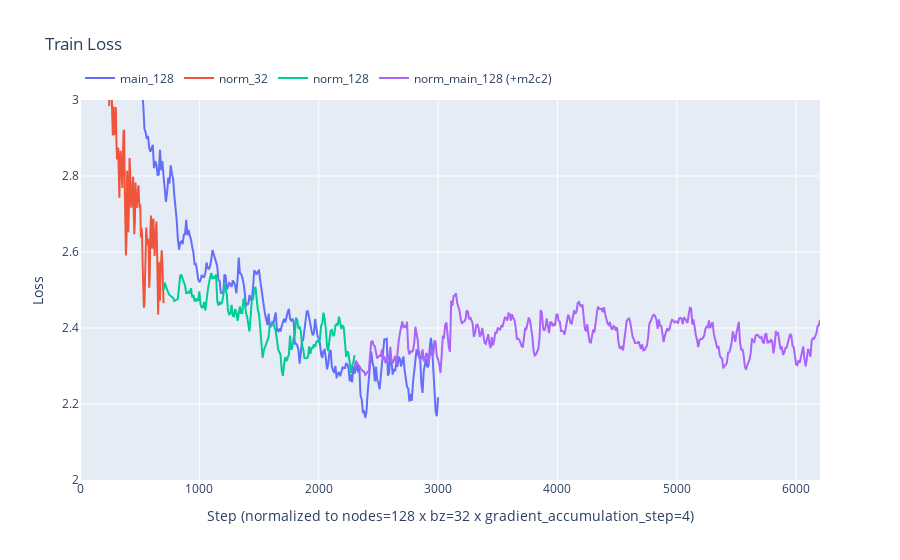

The cell this chart's notebook holds for it:
### Markdown cell above
# Losses

### Code cell
OUTPUT_MAIN = "/fsx_0/checkpoints/tranx/MM10-Pretrain-70B/MH21_70B_224px_0916"
OUTPUT_NORM_32 = "/fsx_0/checkpoints/kapilk/MM10-Pretrain-70B/MH21_70B_224px_0918_normUnifVariance"
OUTPUT_NORM_128 = "/fsx_0/checkpoints/kapilk/MM10-Pretrain-70B/MH21_70B_224px_0920_128n_normUnifVariance"
OUTPUT_NORM_MAIN_128 = "/fsx_0/checkpoints/mm10/MM10-Stage1-70B/MH21_70B_224px_norm_R2"

# bz=32, gradient_accumulation: 4
main_steps, main_losses = get_loss_from_checkpoint(OUTPUT_MAIN)

# bz=32, gradient_accumulation: 8. With 32 nodes to step size = 1/2 that of 128-node job
norm_32_steps, norm_32_losses = get_loss_from_checkpoint(OUTPUT_NORM_32)
norm_32_steps = [int(x/2) for x in norm_32_steps]
max_norm_32_steps = norm_32_steps[-1]

# bz=32, gradient_accumulation: 4
norm_128_steps, norm_128_losses = get_loss_from_checkpoint(OUTPUT_NORM_128)
norm_128_steps = [x + max_norm_32_steps for x in norm_128_steps]

norm_main_128_steps, norm_main_128_losses = get_loss_from_checkpoint(OUTPUT_NORM_MAIN_128)
norm_main_128_steps = [x + norm_128_steps[-1] for x in norm_main_128_steps]

schemes = [
    {
        "name": "main_128",
        "loss": main_losses,
        "steps": main_steps
    },
    
    {
        "name": "norm_32",
        "loss": norm_32_losses,
        "steps": norm_32_steps
    },
        
    {
        "name": "norm_128",
        "loss": norm_128_losses,
        "steps": norm_128_steps
    },
    
    {
        "name": "norm_main_128 (+m2c2)",
        "loss": norm_main_128_losses,
        "steps": norm_main_128_steps
    }
]

plot_compare_loss(schemes, yrange=[2,3])

### Figure 1 — Plotly figure (JSON) as saved in the notebook; plotly's stock layout.template omitted (floating-point values rounded to 4 significant figures; data arrays with more than 128 entries replaced by an {"elided": "..."} marker saying what was removed)
{"data": [{"mode": "lines", "name": "main_128", "type": "scatter", "x": {"elided": "301 int values"}, "y": {"elided": "301 float values"}}, {"mode": "lines", "name": "norm_32", "type": "scatter", "x": {"elided": "141 int values"}, "y": {"elided": "141 float values"}}, {"mode": "lines", "name": "norm_128", "type": "scatter", "x": {"elided": "161 int values"}, "y": {"elided": "161 float values"}}, {"mode": "lines", "name": "norm_main_128 (+m2c2)", "type": "scatter", "x": {"elided": "391 int values"}, "y": {"elided": "391 float values"}}], "layout": {"legend": {"orientation": "h", "y": 1.02, "yanchor": "bottom"}, "title": {"text": "Train Loss"}, "xaxis": {"title": {"text": "Step (normalized to nodes=128 x bz=32 x gradient_accumulation_step=4)"}}, "yaxis": {"range": [2, 3], "title": {"text": "Loss"}}}}
